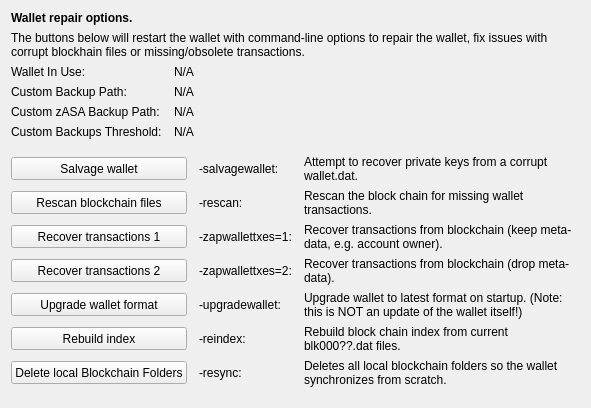
     <widget class="QWidget" name="tab_repair">
      <attribute name="title">
       <string>&amp;Wallet Repair</string>
      </attribute>
      <layout class="QGridLayout" name="gridLayout_4" columnstretch="0,0,0,0">
       <property name="horizontalSpacing">
        <number>12</number>
       </property>
       <item row="0" column="0" colspan="4">
        <widget class="QLabel" name="label_repair_header">
         <property name="font">
          <font>
           <weight>75</weight>
           <bold>true</bold>
          </font>
         </property>
         <property name="text">
          <string>Wallet repair options.</string>
         </property>
        </widget>
       </item>
       <item row="1" column="0" colspan="4">
        <widget class="QLabel" name="label_repair_helptext">
         <property name="font">
          <font>
           <weight>50</weight>
           <bold>false</bold>
          </font>
         </property>
         <property name="text">
          <string>The buttons below will restart the wallet with command-line options to repair the wallet, fix issues with corrupt blockhain files or missing/obsolete transactions.</string>
         </property>
         <property name="wordWrap">
          <bool>true</bool>
         </property>
        </widget>
       </item>
       <item row="2" column="0">
        <widget class="QLabel" name="wallet_path_label">
         <property name="text">
          <string>Wallet In Use:</string>
         </property>
        </widget>
       </item>
       <item row="2" column="1" colspan="3">
        <widget class="QLabel" name="wallet_path">
         <property name="cursor">
          <cursorShape>IBeamCursor</cursorShape>
         </property>
         <property name="text">
          <string>N/A</string>
         </property>
         <property name="textFormat">
          <enum>Qt::PlainText</enum>
         </property>
         <property name="textInteractionFlags">
          <set>Qt::LinksAccessibleByMouse|Qt::TextSelectableByKeyboard|Qt::TextSelectableByMouse</set>
         </property>
        </widget>
       </item>
       <item row="3" column="0">
        <widget class="QLabel" name="wallet_custombackuppath_label">
         <property name="visible">
          <bool>false</bool>
         </property>
         <property name="text">
          <string>Custom Backup Path:</string>
         </property>
        </widget>
       </item>
       <item row="3" column="1" colspan="3">
        <widget class="QLabel" name="wallet_custombackuppath">
         <property name="cursor">
          <cursorShape>IBeamCursor</cursorShape>
         </property>
         <property name="visible">
          <bool>false</bool>
         </property>
         <property name="text">
          <string>N/A</string>
         </property>
         <property name="textFormat">
          <enum>Qt::PlainText</enum>
         </property>
         <property name="textInteractionFlags">
          <set>Qt::LinksAccessibleByMouse|Qt::TextSelectableByKeyboard|Qt::TextSelectableByMouse</set>
         </property>
        </widget>
       </item>
       <item row="4" column="0">
        <widget class="QLabel" name="wallet_customzbibbackuppath_label">
         <property name="visible">
          <bool>false</bool>
         </property>
         <property name="text">
          <string>Custom zASA Backup Path:</string>
         </property>
        </widget>
       </item>
       <item row="4" column="1" colspan="3">
        <widget class="QLabel" name="wallet_customzbibbackuppath">
         <property name="cursor">
          <cursorShape>IBeamCursor</cursorShape>
         </property>
         <property name="visible">
          <bool>false</bool>
         </property>
         <property name="text">
          <string>N/A</string>
         </property>
         <property name="textFormat">
          <enum>Qt::PlainText</enum>
         </property>
         <property name="textInteractionFlags">
          <set>Qt::LinksAccessibleByMouse|Qt::TextSelectableByKeyboard|Qt::TextSelectableByMouse</set>
         </property>
        </widget>
       </item>
       <item row="5" column="0">
        <widget class="QLabel" name="wallet_custombackupthreshold_label">
         <property name="visible">
          <bool>false</bool>
         </property>
         <property name="text">
          <string>Custom Backups Threshold:</string>
         </property>
        </widget>
       </item>
       <item row="5" column="1" colspan="3">
        <widget class="QLabel" name="wallet_custombackupthreshold">
         <property name="cursor">
          <cursorShape>IBeamCursor</cursorShape>
         </property>
         <property name="visible">
          <bool>false</bool>
         </property>
         <property name="text">
          <string>N/A</string>
         </property>
         <property name="textFormat">
          <enum>Qt::PlainText</enum>
         </property>
         <property name="textInteractionFlags">
          <set>Qt::LinksAccessibleByMouse|Qt::TextSelectableByKeyboard|Qt::TextSelectableByMouse</set>
         </property>
        </widget>
       </item>
       <item row="6" column="0">
        <spacer name="verticalSpacer_repair1">
         <property name="orientation">
          <enum>Qt::Vertical</enum>
         </property>
         <property name="sizeHint" stdset="0">
          <size>
           <width>10</width>
           <height>10</height>
          </size>
         </property>
        </spacer>
       </item>
       <item row="7" column="0" colspan="2">
        <widget class="QPushButton" name="btn_salvagewallet">
         <property name="minimumSize">
          <size>
           <width>100</width>
           <height>23</height>
          </size>
         </property>
         <property name="text">
          <string>Salvage wallet</string>
         </property>
        </widget>
       </item>
       <item row="7" column="2">
        <widget class="QLabel" name="label_repair_salvage_command">
         <property name="text">
          <string notr="true">-salvagewallet:</string>
         </property>
        </widget>
       </item>
       <item row="7" column="3">
        <widget class="QLabel" name="label_repair_salvage">
         <property name="text">
          <string>Attempt to recover private keys from a corrupt wallet.dat.</string>
         </property>
         <property name="wordWrap">
          <bool>true</bool>
         </property>
        </widget>
       </item>
       <item row="8" column="0" colspan="2">
        <widget class="QPushButton" name="btn_rescan">
         <property name="minimumSize">
          <size>
           <width>100</width>
           <height>23</height>
          </size>
         </property>
         <property name="text">
          <string>Rescan blockchain files</string>
         </property>
        </widget>
       </item>
       <item row="8" column="2">
        <widget class="QLabel" name="label_repair_rescan_command">
         <property name="text">
          <string notr="true">-rescan:</string>
         </property>
        </widget>
       </item>
       <item row="8" column="3">
        <widget class="QLabel" name="label_repair_rescan">
         <property name="text">
          <string>Rescan the block chain for missing wallet transactions.</string>
         </property>
         <property name="wordWrap">
          <bool>true</bool>
         </property>
        </widget>
       </item>
       <item row="9" column="0" colspan="2">
        <widget class="QPushButton" name="btn_zapwallettxes1">
         <property name="minimumSize">
          <size>
           <width>100</width>
           <height>23</height>
          </size>
         </property>
         <property name="text">
          <string>Recover transactions 1</string>
         </property>
        </widget>
       </item>
       <item row="9" column="2">
        <widget class="QLabel" name="label_repair_zap1_command">
         <property name="text">
          <string notr="true">-zapwallettxes=1:</string>
         </property>
        </widget>
       </item>
       <item row="9" column="3">
        <widget class="QLabel" name="label_repair_zap1">
         <property name="text">
          <string>Recover transactions from blockchain (keep meta-data, e.g. account owner).</string>
         </property>
         <property name="wordWrap">
          <bool>true</bool>
         </property>
        </widget>
       </item>
       <item row="10" column="0" colspan="2">
        <widget class="QPushButton" name="btn_zapwallettxes2">
         <property name="minimumSize">
          <size>
           <width>100</width>
           <height>23</height>
          </size>
         </property>
         <property name="text">
          <string>Recover transactions 2</string>
         </property>
        </widget>
       </item>
       <item row="10" column="2">
        <widget class="QLabel" name="label_repair_zap2_command">
         <property name="text">
          <string notr="true">-zapwallettxes=2:</string>
         </property>
        </widget>
       </item>
       <item row="10" column="3">
        <widget class="QLabel" name="label_repair_zap2">
         <property name="text">
          <string>Recover transactions from blockchain (drop meta-data).</string>
         </property>
         <property name="wordWrap">
          <bool>true</bool>
         </property>
        </widget>
       </item>
       <item row="11" column="0" colspan="2">
        <widget class="QPushButton" name="btn_upgradewallet">
         <property name="minimumSize">
          <size>
           <width>100</width>
           <height>23</height>
          </size>
         </property>
         <property name="text">
          <string>Upgrade wallet format</string>
         </property>
        </widget>
       </item>
       <item row="11" column="2">
        <widget class="QLabel" name="label_repair_upgrade_command">
         <property name="text">
          <string notr="true">-upgradewallet:</string>
         </property>
        </widget>
       </item>
       <item row="11" column="3">
        <widget class="QLabel" name="label_repair_upgrade">
         <property name="text">
          <string>Upgrade wallet to latest format on startup. (Note: this is NOT an update of the wallet itself!)</string>
         </property>
         <property name="wordWrap">
          <bool>true</bool>
         </property>
        </widget>
       </item>
       <item row="12" column="0" colspan="2">
        <widget class="QPushButton" name="btn_reindex">
         <property name="minimumSize">
          <size>
           <width>100</width>
           <height>23</height>
          </size>
         </property>
         <property name="text">
          <string>Rebuild index</string>
         </property>
        </widget>
       </item>
       <item row="12" column="2">
        <widget class="QLabel" name="label_repair_reindex_command">
         <property name="text">
          <string notr="true">-reindex:</string>
         </property>
        </widget>
       </item>
       <item row="12" column="3">
        <widget class="QLabel" name="label_repair_reindex">
         <property name="text">
          <string>Rebuild block chain index from current blk000??.dat files.</string>
         </property>
         <property name="wordWrap">
          <bool>true</bool>
         </property>
        </widget>
       </item>
       <item row="13" column="0" colspan="2">
        <widget class="QPushButton" name="btn_resync">
         <property name="minimumSize">
          <size>
           <width>100</width>
           <height>23</height>
          </size>
         </property>
         <property name="text">
          <string>Delete local Blockchain Folders</string>
         </property>
        </widget>
       </item>
       <item row="13" column="2">
        <widget class="QLabel" name="label_repair_resync_command">
         <property name="text">
          <string>-resync:</string>
         </property>
        </widget>
       </item>
       <item row="13" column="3">
        <widget class="QLabel" name="label_repair_resync">
         <property name="text">
          <string>Deletes all local blockchain folders so the wallet synchronizes from scratch.</string>
         </property>
         <property name="wordWrap">
          <bool>true</bool>
         </property>
        </widget>
       </item>
       <item row="14" column="0">
        <spacer name="verticalSpacer_repair2">
         <property name="orientation">
          <enum>Qt::Vertical</enum>
         </property>
         <property name="sizeHint" stdset="0">
          <size>
           <width>20</width>
           <height>10</height>
          </size>
         </property>
        </spacer>
       </item>
      </layout>
     </widget>
